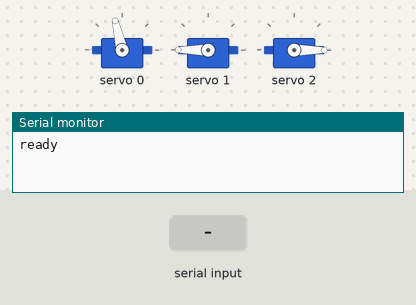
This sketch was run on a simulated Arduino Leonardo, built with avr-gcc and run on an emulated ATmega32U4. On the bench: 3 × servo, the last lines printed to the serial monitor. The inputs (shaded band) are chosen by the test bench.

Above: at 4.7 s.
4.8 s: "pickup(0)\n" received over Serial
At 6.78 s:
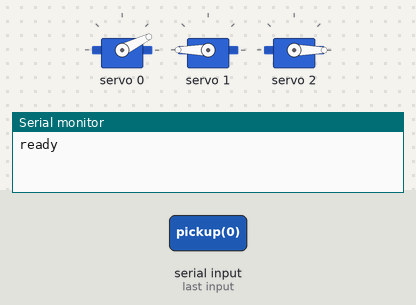
At 9.0 s:
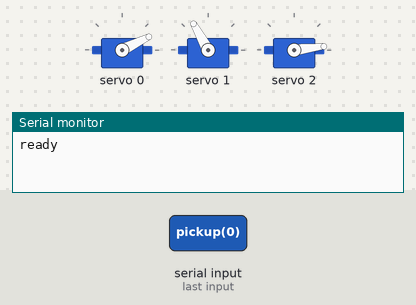
13.8 s: "drop(1)\n" received over Serial
At 22.6 s:
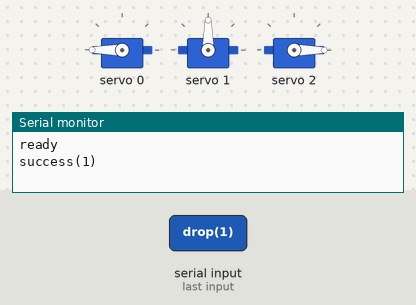
Timing chart, 0 to 27.8 s (numbered marks = the images above; inputs shaded):
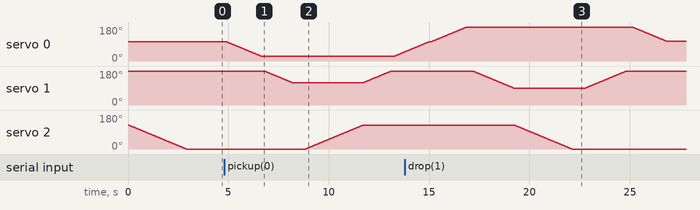

The sketch:

main.ino
```cpp
#include <Arduino.h>
#include <SPI.h>
#include <Wire.h>
#include <Adafruit_PWMServoDriver.h>

//#define BLUETOOTH
//Servo Ports
#define SERVO_TURN 0 //Turn Servo
#define SERVO_LIFT 1 //Lift Servo
#define SERVO_GRAB 2 //Grab Servo
//PULSES
#define TURN_BACK 165        //(BACK)Turn Servo
#define TURN_MIDDLE 330      //(FRONT) ...
#define TURN_FRONT 505       //(FRONT) ...
#define LIFT_DOWN_PICKUP 362 //(DOWN)Lift Servo
#define LIFT_DOWN_DROP 300   //(DOWN)Lift Servo
#define LIFT_UP 505          //(UP)
#define GRAB_CLOSE 380       //150 //(CLOSED)Grab Servo
#define GRAB_OPEN 50         //395 //(OPEN)

Adafruit_PWMServoDriver pwm = Adafruit_PWMServoDriver();

int posTurn = TURN_MIDDLE;
int posLift = LIFT_UP;
int posGrab = GRAB_CLOSE;

int speed = 10;

enum jobs
{
  JOB_IDLE,
  JOB_PICKUP_BACK,
  JOB_DROP_BACK,
  JOB_PICKUP_FRONT,
  JOB_DROP_FRONT
};

int moduleJob;

int moveServo(int servo, int from, int to, int s)
{
  if (to > from)
  {
    for (uint16_t pulselen = from; pulselen < to; pulselen++)
    {
      pwm.setPWM(servo, 0, pulselen);
      delay(s);
    }
  }
  else
  {
    for (uint16_t pulselen = from; pulselen > to; pulselen--)
    {
      pwm.setPWM(servo, 0, pulselen);
      delay(s);
    }
  }
  return to;
}

int moveServo(int servo, int from, int to)
{
  return moveServo(servo, from, to, speed);
}

void releaseServos()
{
  pwm.setPWM(SERVO_TURN, 0, 0);
  pwm.setPWM(SERVO_GRAB, 0, 0);
  pwm.setPWM(SERVO_LIFT, 0, 0);
}

void setup()
{
  initBT();
  pwm.begin();
  pwm.setPWMFreq(50);
  pwm.setPWM(SERVO_TURN, 0, posTurn);
  pwm.setPWM(SERVO_LIFT, 0, posLift);
  pwm.setPWM(SERVO_GRAB, 0, posGrab);

  posGrab = moveServo(SERVO_GRAB, posGrab, GRAB_CLOSE);
  posGrab = moveServo(SERVO_GRAB, posGrab, GRAB_OPEN);
  releaseServos();
  moduleJob = JOB_IDLE;
}

// Stupid, most simple implemetation
void loop()
{
  listenBT();

  if (moduleJob != JOB_IDLE)
  {
    if (moduleJob == JOB_DROP_BACK || moduleJob == JOB_DROP_FRONT)
    {
      if (moduleJob == JOB_DROP_BACK)
      {
        posTurn = moveServo(SERVO_TURN, posTurn, TURN_BACK);
      }
      else
      {
        posTurn = moveServo(SERVO_TURN, posTurn, TURN_FRONT);
      }
      posLift = moveServo(SERVO_LIFT, posLift, LIFT_DOWN_DROP);
      posGrab = moveServo(SERVO_GRAB, posGrab, GRAB_OPEN);
      posLift = moveServo(SERVO_LIFT, posLift, LIFT_UP);
      posTurn = moveServo(SERVO_TURN, posTurn, TURN_MIDDLE);
      releaseServos();
      moduleJob = JOB_IDLE;
      sendBT("success(1)");
    }
    if (moduleJob == JOB_PICKUP_BACK || moduleJob == JOB_PICKUP_FRONT)
    {
      posGrab = moveServo(SERVO_GRAB, posGrab, GRAB_OPEN);
      if (moduleJob == JOB_PICKUP_BACK)
      {
        posTurn = moveServo(SERVO_TURN, posTurn, TURN_BACK);
      }
      else
      {
        posTurn = moveServo(SERVO_TURN, posTurn, TURN_FRONT);
      }
      posLift = moveServo(SERVO_LIFT, posLift, LIFT_DOWN_PICKUP);
      posGrab = moveServo(SERVO_GRAB, posGrab, GRAB_CLOSE);
      posLift = moveServo(SERVO_LIFT, posLift, LIFT_UP);
      posTurn = moveServo(SERVO_TURN, posTurn, TURN_MIDDLE);
      releaseServos();
      moduleJob = JOB_IDLE;
      sendBT("success(1)");
    }
  }
  //sendBT(".");
  delay(100);
}

// Handle API commands
void handleApiCommands(String command)
{
  if (command.startsWith("pickup(0)"))
  {
    moduleJob = JOB_PICKUP_BACK;
  }
  if (command.startsWith("pickup(1)"))
  {
    moduleJob = JOB_PICKUP_FRONT;
  }
  if (command.startsWith("drop(0)"))
  {
    moduleJob = JOB_DROP_BACK;
  }
  if (command.startsWith("drop(1)"))
  {
    moduleJob = JOB_DROP_FRONT;
  }
}

// Listen to incomminc commands from BLUETOOTH
void listenBT()
{
  String buffer = "";
#ifdef BLUETOOTH
  if (Serial1.available())
  {
    buffer = Serial1.readStringUntil('\n');
  }
#else
  if (Serial.available())
  {
    buffer = Serial.readStringUntil('\n');
  }
#endif
  if (buffer != "")
  {
    handleApiCommands(buffer);
  }
}

// Send message over BLUETOOTH
void sendBT(String msg)
{
#ifdef BLUETOOTH
  Serial1.println(msg);
#else
  Serial.println(msg);
#endif
}

// A small helper
void error(const __FlashStringHelper *err)
{
#ifdef BLUETOOTH
  Serial1.println(err);
#else
  Serial.println(err);
#endif
}

void initBT()
{
#ifdef BLUETOOTH
  Serial1.begin(9600);
#else
  Serial.begin(9600);
  while (!Serial)
  {
    delay(1);
  }
#endif
  sendBT("ready");
}
```

Measured:
- after the input at 4.8 s, servo 2: moves from 0° to 127° over 2.9 s, starting after 4.1 s
- after the input at 13.8 s, servo 2: moves from 127° to 0° over 2.9 s, starting after 5.4 s
- by itself, servo 0: rises from 49° to 180° in 3.0 s, then falls to 104° in 10.0 s
